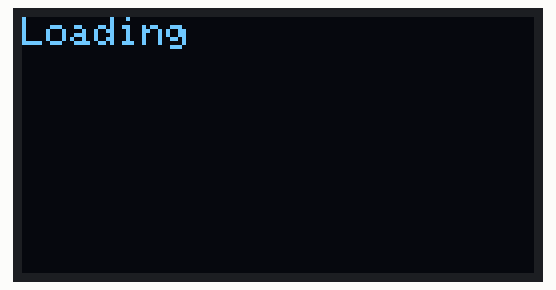
Recording of a sketch running on a simulated ESP32. Shown: 128×64 one-colour display. Raw I2C reads return 0; what the sketch prints to the serial monitor is not drawn.

Above: at 0.1 s.
At 4.6 s:
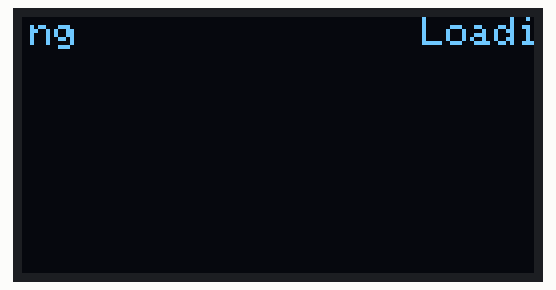
At 8.4 s:
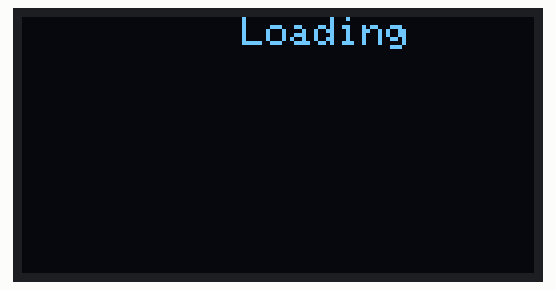
At 12.2 s:
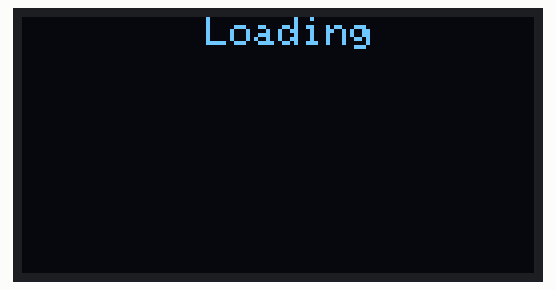
At 19.6 s:
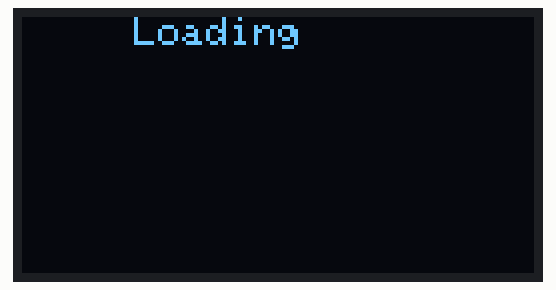
At 20.2 s:
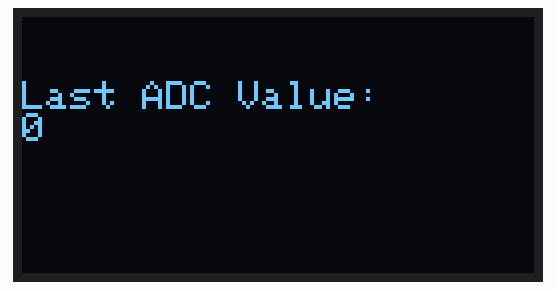

The sketch:

SerialTest.ino
```cpp
#define BLYNK_PRINT Serial
#include <WiFi.h>
#include <WiFiClient.h>
#include <Wire.h>
#include <Adafruit_GFX.h>
#include <Adafruit_SSD1306.h>
#include <stdlib.h>

#define SCREEN_WIDTH 128 // OLED display width, in pixels
#define SCREEN_HEIGHT 64 // OLED display height, in pixels

// Declaration for an SSD1306 display connected to I2C (SDA, SCL pins)
Adafruit_SSD1306 display(SCREEN_WIDTH, SCREEN_HEIGHT, &Wire, -1);

int sineValues[256];
int convType = 0;

void setup()
{
  float conversionFactor = (2*PI)/256;

  float RadAngle;
  for(int Angle = 0; Angle < 256; Angle++)
  {
    RadAngle = Angle * conversionFactor;
    sineValues[Angle] = (sin(RadAngle)*127) + 128;
  }

  Serial.begin(9600);

  if(!display.begin(SSD1306_SWITCHCAPVCC, 0x3C))
  {
    Serial.println(F("SSD1306 allocation failed"));
    for(;;);
  }

  display.clearDisplay();
  display.setTextSize(1);
  display.setTextColor(WHITE);

  int count = 0;
  do
  {
    loadingSymbol(); //Until some process is complete
    count++;
  } while(count < 2);
  display.stopscroll();

  // Make pin 2 default HIGH, and attach INT to our handler
  pinMode(2, INPUT_PULLUP); //*When integrated into circuit will need to be output high w/ no pullup
}

void loop() //*Connect signal generator up for better results
{
//  for(int x = 0; x < 2; x++)
//  {
//    for(int i = 0; i < 255; i++)
//    {
//      //delay(55); //delayMicroseconds(55);
//      //dacWrite(25,sineValues[i]);
//      updateContent();
//    }
//  }
  convType = 0;

  updateContent();

  Serial.println("Those cakes tho!!!");
}

void loadingSymbol()
{
  display.clearDisplay();
  display.setCursor(0, 0);
  display.println("Loading");
  display.display();

  display.startscrolldiagright(0x07, 0x00);
  delay(5000);
  display.startscrolldiagleft(0x00, 0x07);
  delay(5000);
}

void updateContent()
{
  int No_Comm_Num = 0;
  bool NoComm;
  int time_delay = 1;

  int result = 0;
  while(convType < 1027 && No_Comm_Num < 10000)
  {
    NoComm = true;

    Wire.requestFrom(0x07, 2);

    while(Wire.available())
    {

      int a = Wire.read();
      int b = Wire.read();

      int c = a<<8;
      c += b;


      if((convType % 256) == 0)
      {
        switch(convType / 256)
        {
          case 0:
            Serial.println(' ');
            Serial.println("Voltage");
            break;
          case 1:
            Serial.println(' ');
            Serial.println("Current 1");
            time_delay = 250;
            break;
          case 2:
            Serial.println(' ');
            Serial.println("Current 2");
            break;
          case 3:
            Serial.println(' ');
            Serial.println("Current 3");
            break;
          case 4:
            Serial.println(' ');
            Serial.println("PF Timings");
            break;
        }
      }

      char stringA[5];
      char stringB[5];
      char string[11];

      itoa((convType % 256) + 1, stringA, 10);
      itoa(c, stringB, 10);

      strcpy(string, stringA);
      strcat(string, ":");
      strcat(string, stringB);

      Serial.println(string);

      NoComm = false;
      convType++;
      result = c;

      char rand_string[4];

      itoa(result, rand_string, 10);

      display.clearDisplay();
      display.setCursor(0,16);
      display.println("Last ADC Value:");
      display.println(rand_string);
      display.display();

      delay(time_delay);
    }


    if(NoComm) No_Comm_Num++;
  }
}
```

Measured:
- what the display in image 1 shows lasts 0.5 s, from 4.6 s to 5.1 s
